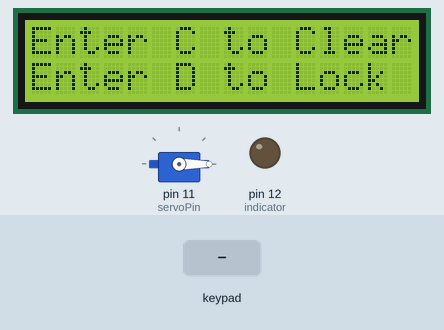
Recording of a sketch running on a simulated Arduino Uno, built with avr-gcc and run on an emulated ATmega328P. Parts: 16×2 character LCD, servo, output pins drawn as LEDs (lit = HIGH). The inputs (shaded band) are chosen by the test bench. What the sketch prints to the serial monitor is not drawn.

Above: at 3.5 s.
3.6 s: key 'A' pressed
At 4.8 s:
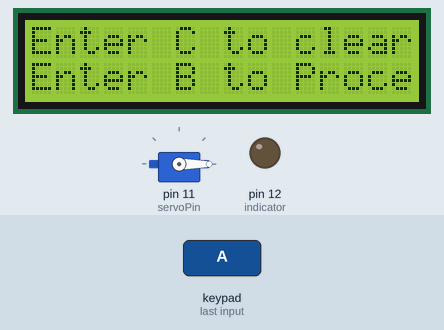
5.9 s: keypad keys 2 3 4 5 # pressed 0.4 s apart
At 8.8 s:
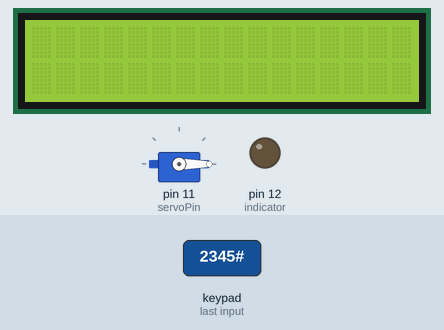
9.4 s: key 'B' pressed
At 10.2 s:
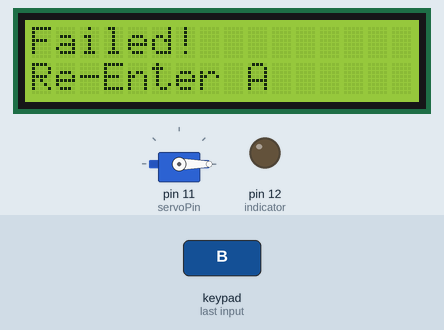
11.2 s: keypad keys 2 3 4 5 D pressed 0.4 s apart
At 14.6 s:
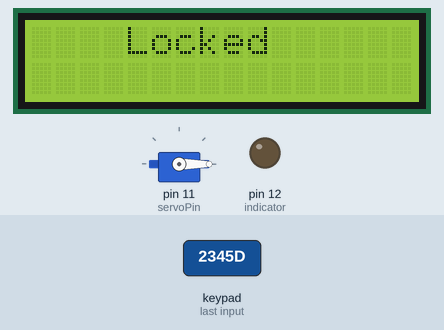
14.9 s: key 'C' pressed
At 16.2 s:
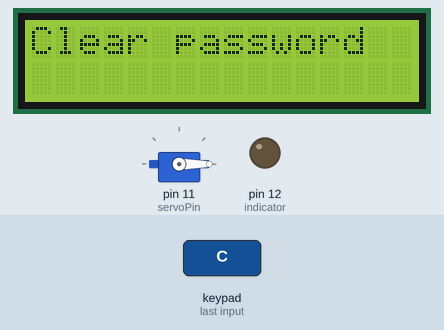
16.5 s: keypad keys 2 3 4 5 * pressed 0.4 s apart
At 18.22 s:
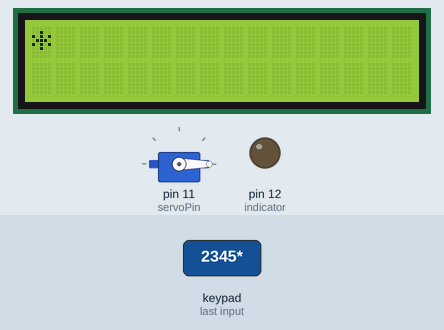
Timing chart, 0 to 19.7 s (numbered marks = the images above; inputs shaded):
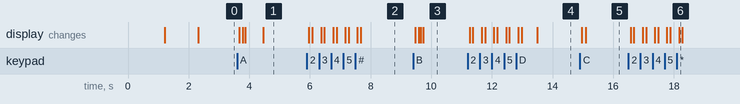

Measured:
- after the input at 3.6 s, the display: first changes after 0.07 s (image 1 shows a later state)
- after the input at 5.9 s, the display: first changes after 0.07 s (image 2 shows a later state)
- after the input at 9.4 s, the display: first changes after 0.07 s (image 3 shows a later state)
- after the input at 11.2 s, the display: first changes after 0.07 s (image 4 shows a later state)
- after the input at 14.9 s, the display: first changes after 0.07 s (image 5 shows a later state)
- after the input at 16.5 s, the display: first changes after 0.07 s (image 6 shows a later state)

The sketch:

smart_door_lock_system1.ino
```cpp
#include <Keypad.h>
#include <Servo.h>
#include <Adafruit_LiquidCrystal.h>

int reset();
int opassword();
int enter = 1, code = 4000, rpass = 0, opass = 0;

Servo servo1;
int servoPin = 11;
int pos;

Adafruit_LiquidCrystal lcd_1(0);

int indicator = 12;

const byte ROWS = 4;
const byte COLS = 4;

char hexaKeys[ROWS][COLS] = {
  {'1', '2', '3', 'A'},
  {'4', '5', '6', 'B'},
  {'7', '8', '9', 'C'},
  {'*', '0', '#', 'D'}
};

byte rowPins[ROWS] = {2, 3, 4, 5};
byte colPins[COLS] = {6, 7, 8, 9};

Keypad customKeypad = Keypad(makeKeymap(hexaKeys), rowPins, colPins, ROWS, COLS);

int pass = 0;

void setup() {
  Serial.begin(9600);
  Serial.println("Enter the password");
  Serial.println("Enter A for Reset");
  Serial.println("Enter B for Save");
  Serial.println("Enter C for Clear");
  Serial.println("Enter D for Lock");

  lcd_1.begin(16, 2);
  lcd_1.setCursor(0, 0);
  lcd_1.print("Enter the passwo");
  lcd_1.setCursor(0, 1);
  lcd_1.print("rd");
  delay(1000);
  lcd_1.begin(16, 2);
  lcd_1.setCursor(0, 0);
  lcd_1.print("Enter A to Reset   ");
  lcd_1.setCursor(0, 1);
  lcd_1.print("Enter B to Save    ");
  delay(1000);
  lcd_1.begin(16, 2);
  lcd_1.setCursor(0, 0);
  lcd_1.print("Enter C to Clear   ");
  lcd_1.setCursor(0, 1);
  lcd_1.print("Enter D to Lock    ");

  servo1.attach(servoPin);
  servo1.write(0);
  pinMode(indicator, OUTPUT);
  digitalWrite(indicator, 0);
}

void loop() {
  char customKey = customKeypad.getKey();
  if (customKey) {
    Serial.println(customKey);

    lcd_1.begin(16, 2);
    lcd_1.setCursor(0, 0);
    lcd_1.print(customKey);
    delay(50);
    lcd_1.begin(16, 2);

    switch (customKey)
    {
      case '0': pass = 10;  break;
      case '1': pass += 200;  break;
      case '2': pass = pass * pass; break;
      case '3': pass = pass * pass + 1; break;
      case '4': pass += 432; break;
      case '5': pass += 5; break;
      case '6': pass = pass + 100; break;
      case '7': pass = pass * 10; break;
      case '8': pass += 20; break;
      case '9': pass += 15; break;
      case 'A':
        code = opassword();
        break;
      case 'C': Serial.println("Clear password");
        lcd_1.setCursor(0, 0);
        lcd_1.print("Clear password");
        pass = 0; break;
      case 'D' : pass = 0; servo1.write(0);
        delay(500);
        digitalWrite(indicator, 0);
        Serial.println("Locked");
        lcd_1.setCursor(0, 0);
        lcd_1.print("    Locked  ");
        break;
      default: break;
    }
    // Serial.println(pass);
    if (pass == code)
    {
      digitalWrite(indicator, 1);
      for (pos = 0; pos <= 180; pos++)
      {
        servo1.write(pos);
        delay(10);
      }
      Serial.println("Unlocked");
      lcd_1.setCursor(0, 0);
      lcd_1.print("   Unlocked   ");
      lcd_1.setCursor(0, 1);
      lcd_1.print("Enter D to lock");

    }
  }
}

int opassword()
{
  Serial.println("Enter original password to Reset");
  lcd_1.begin(16, 2);
  lcd_1.setCursor(0, 0);
  lcd_1.print("Enter Original   ");
  lcd_1.setCursor(0, 1);
  lcd_1.print("pin to Reset");
  delay(500);
  lcd_1.begin(16, 2);
  lcd_1.setCursor(0, 0);
  lcd_1.print("Enter C to clear");
  lcd_1.setCursor(0, 1);
  lcd_1.print("Enter B to Proceed");
  opass = 0;
  enter = 1;
  while (enter)
  {
    char customKey = customKeypad.getKey();
    if (customKey) {
      Serial.println(customKey);

      lcd_1.begin(16, 2);
      lcd_1.setCursor(0, 0);
      lcd_1.print(customKey);
      delay(50);
      lcd_1.begin(16, 2);

      switch (customKey)
      {
        case '0': opass = 10;  break;
        case '1': opass += 200;  break;
        case '2': opass = opass * opass; break;
        case '3': opass = opass * opass + 1; break;
        case '4': opass += 432; break;
        case '5': opass += 5; break;
        case '6': opass = opass + 100; break;
        case '7': opass = opass * 10; break;
        case '8': opass += 20; break;
        case '9': opass += 15; break;
        case 'C': Serial.println("Pin cleared, Re-Enter");
          lcd_1.setCursor(0, 0);
          lcd_1.print("Pin cleared");
          lcd_1.setCursor(0, 1);
          lcd_1.print("Re-Enter");
          rpass = 0; break;
        case 'B' : Serial.println("Proceeding");
          lcd_1.begin(16, 2);
          lcd_1.setCursor(0, 0);
          lcd_1.print("Proceeding");
          enter = 0;
          break;
        default: break;
      }
    }
  }
  if (opass == code)
  {
    opass = 0;
    code = reset();
    Serial.println("Enter the password to unlock");
    lcd_1.begin(16, 2);
    lcd_1.setCursor(0, 0);
    lcd_1.print("Enter the passwo");
    lcd_1.setCursor(0, 1);
    lcd_1.print("rd to unlock");
  }
  else
  {
    lcd_1.begin(16, 2);
    lcd_1.setCursor(0, 0);
    lcd_1.print("Failed!");
    lcd_1.setCursor(0, 1);
    lcd_1.print("Re-Enter A");
    Serial.println("Failed!, Re-Enter A");
    loop();
  }
  return code;
}

int reset()
{
  Serial.println("Enter new pin");
  Serial.println("Enter B to Save");
  Serial.println("Enter C to Clear");

  lcd_1.begin(16, 2);
  lcd_1.setCursor(0, 0);
  lcd_1.print("Enter new pin");
  delay(1000);
  lcd_1.begin(16, 2);
  lcd_1.setCursor(0, 0);
  lcd_1.print("Enter B to Save   ");
  lcd_1.setCursor(0, 1);
  lcd_1.print("Enter C to Clear    ");
  rpass = 0;
  enter = 1;
  while (enter)
  {
    char customKey = customKeypad.getKey();
    if (customKey) {
      Serial.println(customKey);

      lcd_1.begin(16, 2);
      lcd_1.setCursor(0, 0);
      lcd_1.print(customKey);
      delay(50);
      lcd_1.begin(16, 2);

      switch (customKey)
      {
        case '0': rpass = 10;  break;
        case '1': rpass += 200;  break;
        case '2': rpass = rpass * rpass; break;
        case '3': rpass = rpass * rpass + 1; break;
        case '4': rpass += 432; break;
        case '5': rpass += 5; break;
        case '6': rpass = rpass + 100; break;
        case '7': rpass = rpass * 10; break;
        case '8': rpass += 20; break;
        case '9': rpass += 15; break;
        case 'C': Serial.println("Pin cleared, Re-Enter");
          lcd_1.setCursor(0, 0);
          lcd_1.print("Pin cleared");
          lcd_1.setCursor(0, 1);
          lcd_1.print("Re-Enter");
          rpass = 0; break;
        case 'B' : Serial.print("New pin saved");
          Serial.println(rpass);
          lcd_1.begin(16, 2);
          lcd_1.setCursor(0, 0);
          lcd_1.print("New pin saved");
          lcd_1.print(rpass);
          enter = 0;
          break;
        default: break;
      }
    }
  }
  return rpass;
}
```
